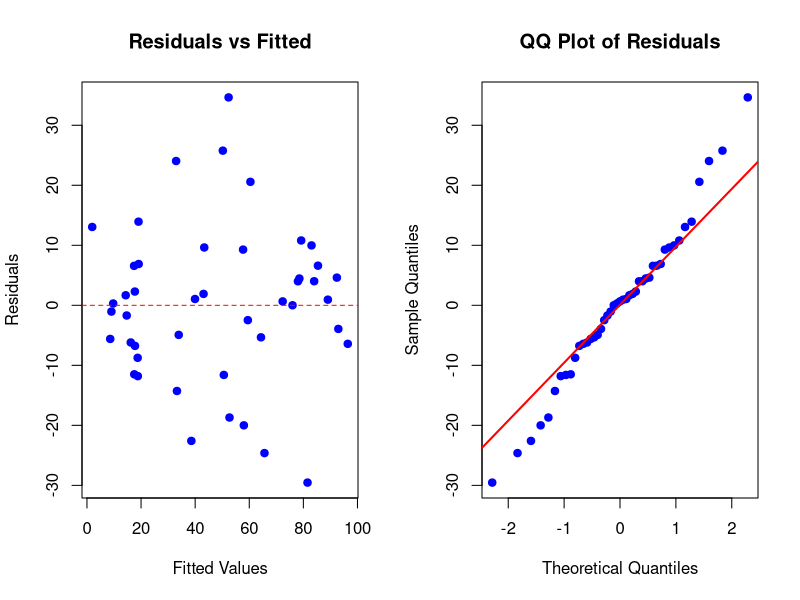
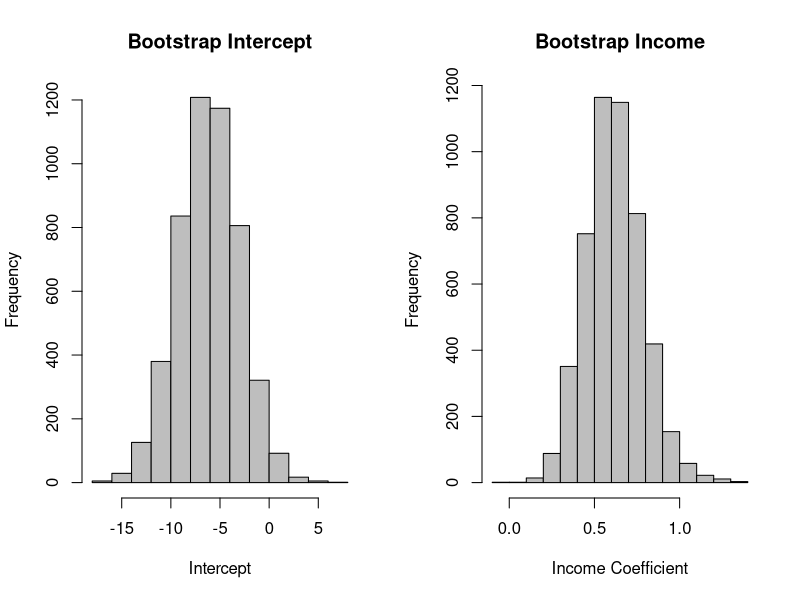
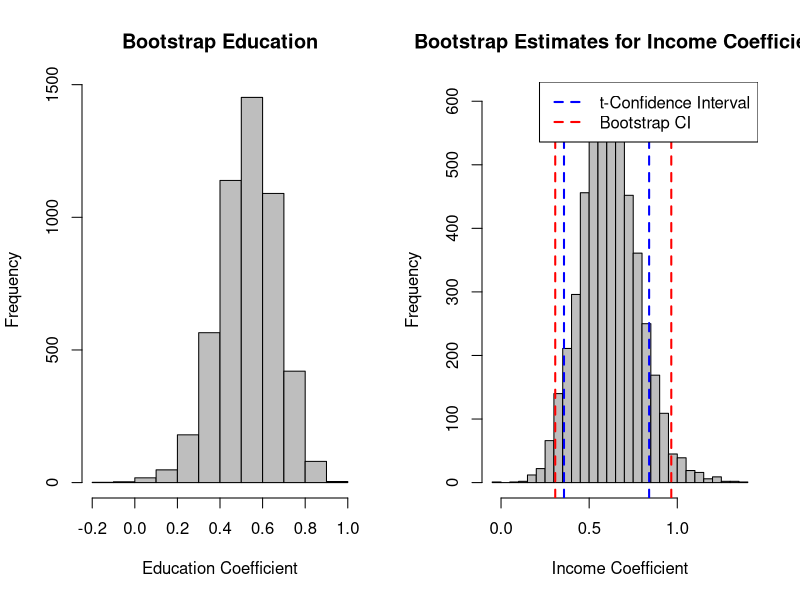

Write the R code that produced these figures, in order.
## ---- chunk 1
knitr::opts_chunk$set(echo = TRUE)
## ---- chunk 2
library(car)

data(Duncan)

model <- lm(prestige ~ income + education, data = Duncan)

summary(model)$coefficients

## ---- chunk 3
confint(model, level = 0.95)

## ---- chunk 4
# Set up plotting area
par(mfrow = c(1, 2))  # Two plots side by side

# Residuals vs Fitted Values
plot(model$fitted.values, resid(model),
     main = "Residuals vs Fitted",
     xlab = "Fitted Values",
     ylab = "Residuals",
     pch = 19, col = "blue")
abline(h = 0, lty = 2, col = "red")

# QQ Plot of Residuals
qqnorm(resid(model), main = "QQ Plot of Residuals", pch = 19, col = "blue")
qqline(resid(model), col = "red", lwd = 2)

## ---- chunk 5
library(boot)

boot_fn <- function(data, indices) {
  d <- data[indices, ]  
  fit <- lm(prestige ~ income + education, data = d)
  return(coef(fit))
}

set.seed(123)

bootstrap_results <- boot(data = Duncan, statistic = boot_fn, R = 5000)

boot_estimates <- bootstrap_results$t
colnames(boot_estimates) <- names(coef(model))

# Histogram for Intercept
hist(boot_estimates[, "(Intercept)"], main = "Bootstrap Intercept",
     xlab = "Intercept", col = "grey", border = "black")

# Histogram for Income
hist(boot_estimates[, "income"], main = "Bootstrap Income",
     xlab = "Income Coefficient", col = "grey", border = "black")

# Histogram for Education
hist(boot_estimates[, "education"], main = "Bootstrap Education",
     xlab = "Education Coefficient", col = "grey", border = "black")

## ---- chunk 6
original_estimates <- coef(model)
bootstrap_means <- colMeans(boot_estimates)
bias <- bootstrap_means - original_estimates

print(bias)

## ---- chunk 7
percentile_CI <- apply(boot_estimates, 2, function(x) quantile(x, probs = c(0.025, 0.975)))

# Transpose for better readability
percentile_CI <- t(percentile_CI)
colnames(percentile_CI) <- c("2.5 %", "97.5 %")
percentile_CI

## ---- chunk 8
# Reconstruct histogram for income bootstrap estimates
hist(boot_estimates[, "income"], 
     main = "Bootstrap Estimates for Income Coefficient",
     xlab = "Income Coefficient", 
     col = "grey", 
     border = "black", 
     breaks = 30)

# Add t-based confidence interval (from part b)
t_CI <- confint(model, level = 0.95)["income", ]
abline(v = t_CI, col = "blue", lwd = 2, lty = 2)

# Add bootstrap confidence interval (from part f)
boot_CI_income <- percentile_CI["income", ]
abline(v = boot_CI_income, col = "red", lwd = 2, lty = 2)

legend("topright", legend = c("t-Confidence Interval", "Bootstrap CI"),
       col = c("blue", "red"), lty = 2, lwd = 2)
